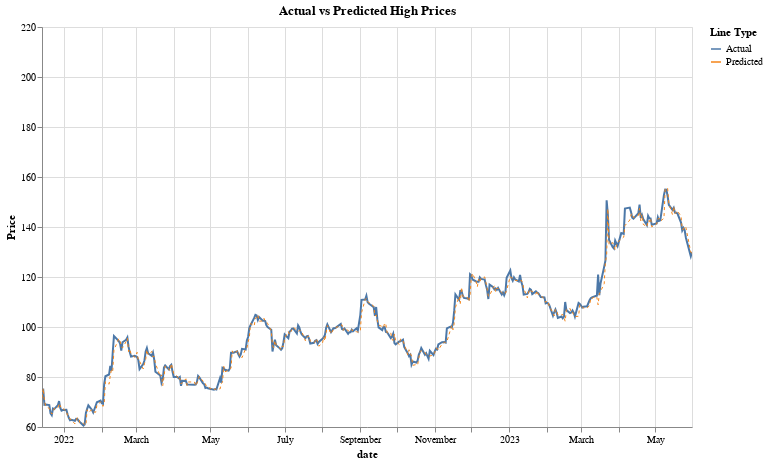

Source (notebook cell):
### Code cell
import altair as alt

alt.themes.enable('fivethirtyeight')

predictions_df['date'] = pd.to_datetime(predictions_df['date'])

predictions_df['label'] = 'Actual'
predictions_df['predicted_label'] = 'Predicted'

# Actual high price line
line1 = alt.Chart(predictions_df).mark_line(strokeWidth=2).encode(
    x='date:T',
    y=alt.Y('y_test:Q', title='Price', scale=alt.Scale(zero=False)),
    color=alt.Color('label:N', legend=alt.Legend(title="Line Type")),
    tooltip=['date', 'y_test', 'y_pred']
)

# Predicted high price line
line2 = alt.Chart(predictions_df).mark_line(strokeWidth=1, strokeDash=[3, 3]).encode(
    x='date:T',
    y=alt.Y('y_pred:Q', title='', scale=alt.Scale(zero=False)),
    color=alt.Color('predicted_label:N', legend=alt.Legend(title="Line Type")),
    tooltip=['date', 'y_test', 'y_pred']
)

# Combine the two lines
chart = alt.layer(line1, line2).properties(
    title='Actual vs Predicted High Prices',
    width=650,
    height=400
).interactive()

chart

### Figure 1 — Vega-Lite specification as saved in the notebook (floating-point values rounded to 4 significant figures; data arrays with more than 128 entries replaced by an {"elided": "..."} marker saying what was removed)
{"usermeta": {"embedOptions": {"theme": "fivethirtyeight"}}, "config": {"view": {"continuousWidth": 300, "continuousHeight": 300}}, "layer": [{"mark": {"type": "line", "strokeWidth": 2}, "encoding": {"color": {"field": "label", "legend": {"title": "Line Type"}, "type": "nominal"}, "tooltip": [{"field": "date", "type": "temporal"}, {"field": "y_test", "type": "quantitative"}, {"field": "y_pred", "type": "quantitative"}], "x": {"field": "date", "type": "temporal"}, "y": {"field": "y_test", "scale": {"zero": false}, "title": "Price", "type": "quantitative"}}, "name": "view_3"}, {"mark": {"type": "line", "strokeDash": [3, 3], "strokeWidth": 1}, "encoding": {"color": {"field": "predicted_label", "legend": {"title": "Line Type"}, "type": "nominal"}, "tooltip": [{"field": "date", "type": "temporal"}, {"field": "y_test", "type": "quantitative"}, {"field": "y_pred", "type": "quantitative"}], "x": {"field": "date", "type": "temporal"}, "y": {"field": "y_pred", "scale": {"zero": false}, "title": "", "type": "quantitative"}}}], "data": {"name": "data-8e39fbc3e070f75c54dfac5d1d45443e"}, "height": 400, "params": [{"name": "param_3", "select": {"type": "interval", "encodings": ["x", "y"]}, "bind": "scales", "views": ["view_3"]}], "title": "Actual vs Predicted High Prices", "width": 650, "$schema": "https://vega.github.io/schema/vega-lite/v5.8.0.json", "datasets": {"data-8e39fbc3e070f75c54dfac5d1d45443e": {"elided": "727 records"}}}
